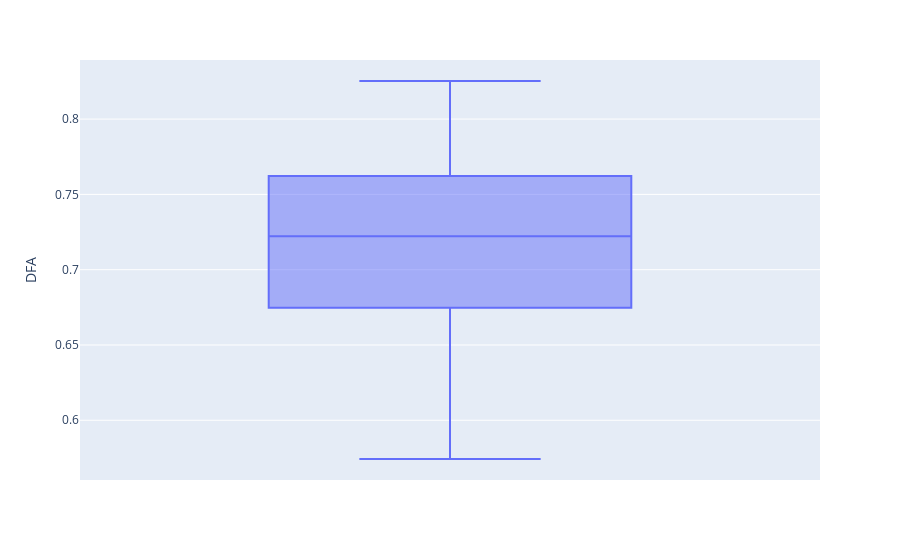

Notebook code cell kept with this figure:
### Markdown cell above
#### 6. 'DFA'

### Code cell
boxplot_of('DFA')

### Figure 1 — Plotly figure (JSON) as saved in the notebook; plotly's stock layout.template omitted (floating-point values rounded to 4 significant figures; data arrays with more than 128 entries replaced by an {"elided": "..."} marker saying what was removed)
{"data": [{"alignmentgroup": "True", "hovertemplate": "DFA=%{y}<extra></extra>", "legendgroup": "", "marker": {"color": "#636efa"}, "name": "", "notched": false, "offsetgroup": "", "orientation": "v", "showlegend": false, "type": "box", "x0": " ", "xaxis": "x", "y": {"elided": "195 float values"}, "y0": " ", "yaxis": "y"}], "layout": {"boxmode": "group", "legend": {"tracegroupgap": 0}, "margin": {"t": 60}, "xaxis": {"anchor": "y", "domain": [0, 1]}, "yaxis": {"anchor": "x", "domain": [0, 1], "title": {"text": "DFA"}}}}
